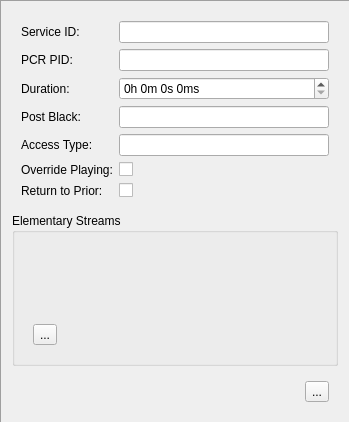
<?xml version="1.0" encoding="UTF-8"?>
<ui version="4.0">
 <class>AdConfigItem</class>
 <widget class="QFrame" name="AdConfigItem">
  <property name="geometry">
   <rect>
    <x>0</x>
    <y>0</y>
    <width>350</width>
    <height>423</height>
   </rect>
  </property>
  <property name="maximumSize">
   <size>
    <width>350</width>
    <height>16777215</height>
   </size>
  </property>
  <property name="frameShape">
   <enum>QFrame::Panel</enum>
  </property>
  <property name="frameShadow">
   <enum>QFrame::Sunken</enum>
  </property>
  <layout class="QVBoxLayout" name="verticalLayout_2">
   <item>
    <widget class="QWidget" name="widget" native="true">
     <layout class="QFormLayout" name="formLayout">
      <item row="0" column="0">
       <widget class="QLabel" name="label">
        <property name="text">
         <string>Service ID:</string>
        </property>
       </widget>
      </item>
      <item row="0" column="1">
       <widget class="QLineEdit" name="serviceId">
        <property name="minimumSize">
         <size>
          <width>100</width>
          <height>0</height>
         </size>
        </property>
       </widget>
      </item>
      <item row="1" column="0">
       <widget class="QLabel" name="label_2">
        <property name="text">
         <string>PCR PID:</string>
        </property>
       </widget>
      </item>
      <item row="1" column="1">
       <widget class="QLineEdit" name="pcrPid"/>
      </item>
      <item row="2" column="0">
       <widget class="QLabel" name="label_3">
        <property name="text">
         <string>Duration:</string>
        </property>
       </widget>
      </item>
      <item row="3" column="0">
       <widget class="QLabel" name="label_4">
        <property name="text">
         <string>Post Black:</string>
        </property>
       </widget>
      </item>
      <item row="3" column="1">
       <widget class="QLineEdit" name="postBlack"/>
      </item>
      <item row="4" column="0">
       <widget class="QLabel" name="label_5">
        <property name="text">
         <string>Access Type:</string>
        </property>
       </widget>
      </item>
      <item row="4" column="1">
       <widget class="QLineEdit" name="accessType"/>
      </item>
      <item row="5" column="0">
       <widget class="QLabel" name="label_6">
        <property name="text">
         <string>Override Playing:</string>
        </property>
       </widget>
      </item>
      <item row="5" column="1">
       <widget class="QCheckBox" name="overridePlaying">
        <property name="text">
         <string/>
        </property>
       </widget>
      </item>
      <item row="6" column="0">
       <widget class="QLabel" name="label_7">
        <property name="text">
         <string>Return to Prior:</string>
        </property>
       </widget>
      </item>
      <item row="6" column="1">
       <widget class="QCheckBox" name="returnToPrior">
        <property name="text">
         <string/>
        </property>
       </widget>
      </item>
      <item row="2" column="1">
       <widget class="QTimeEdit" name="duration">
        <property name="minimumSize">
         <size>
          <width>130</width>
          <height>0</height>
         </size>
        </property>
        <property name="displayFormat">
         <string>h'h' m'm' s's' z'ms'</string>
        </property>
       </widget>
      </item>
     </layout>
    </widget>
   </item>
   <item>
    <widget class="QGroupBox" name="groupBox">
     <property name="title">
      <string>Elementary Streams</string>
     </property>
     <layout class="QVBoxLayout" name="verticalLayout">
      <item>
       <widget class="QWidget" name="es" native="true"/>
      </item>
      <item>
       <widget class="QWidget" name="widget_4" native="true">
        <layout class="QHBoxLayout" name="horizontalLayout_3">
         <property name="margin">
          <number>0</number>
         </property>
        </layout>
       </widget>
      </item>
      <item>
       <spacer name="verticalSpacer">
        <property name="orientation">
         <enum>Qt::Vertical</enum>
        </property>
        <property name="sizeHint" stdset="0">
         <size>
          <width>17</width>
          <height>80</height>
         </size>
        </property>
       </spacer>
      </item>
      <item>
       <widget class="QWidget" name="widget_3" native="true">
        <layout class="QHBoxLayout" name="horizontalLayout_2">
         <item>
          <widget class="QToolButton" name="toolButton">
           <property name="text">
            <string>...</string>
           </property>
           <property name="icon">
            <iconset>
             <normalon>:/images/add.png</normalon>
            </iconset>
           </property>
          </widget>
         </item>
         <item>
          <spacer name="horizontalSpacer_2">
           <property name="orientation">
            <enum>Qt::Horizontal</enum>
           </property>
           <property name="sizeHint" stdset="0">
            <size>
             <width>40</width>
             <height>20</height>
            </size>
           </property>
          </spacer>
         </item>
        </layout>
       </widget>
      </item>
     </layout>
    </widget>
   </item>
   <item>
    <widget class="QWidget" name="widget_2" native="true">
     <layout class="QHBoxLayout" name="horizontalLayout">
      <item>
       <spacer name="horizontalSpacer">
        <property name="orientation">
         <enum>Qt::Horizontal</enum>
        </property>
        <property name="sizeHint" stdset="0">
         <size>
          <width>443</width>
          <height>20</height>
         </size>
        </property>
       </spacer>
      </item>
      <item>
       <widget class="QToolButton" name="btnRemove">
        <property name="text">
         <string>...</string>
        </property>
        <property name="icon">
         <iconset>
          <normalon>:/images/error.png</normalon>
         </iconset>
        </property>
       </widget>
      </item>
     </layout>
    </widget>
   </item>
  </layout>
 </widget>
 <resources/>
 <connections>
  <connection>
   <sender>btnRemove</sender>
   <signal>clicked()</signal>
   <receiver>AdConfigItem</receiver>
   <slot>remove()</slot>
   <hints>
    <hint type="sourcelabel">
     <x>256</x>
     <y>394</y>
    </hint>
    <hint type="destinationlabel">
     <x>38</x>
     <y>417</y>
    </hint>
   </hints>
  </connection>
  <connection>
   <sender>toolButton</sender>
   <signal>clicked()</signal>
   <receiver>AdConfigItem</receiver>
   <slot>addEs()</slot>
   <hints>
    <hint type="sourcelabel">
     <x>33</x>
     <y>356</y>
    </hint>
    <hint type="destinationlabel">
     <x>68</x>
     <y>431</y>
    </hint>
   </hints>
  </connection>
 </connections>
 <slots>
  <slot>remove()</slot>
  <slot>dataChanged()</slot>
  <slot>addEs()</slot>
 </slots>
</ui>
